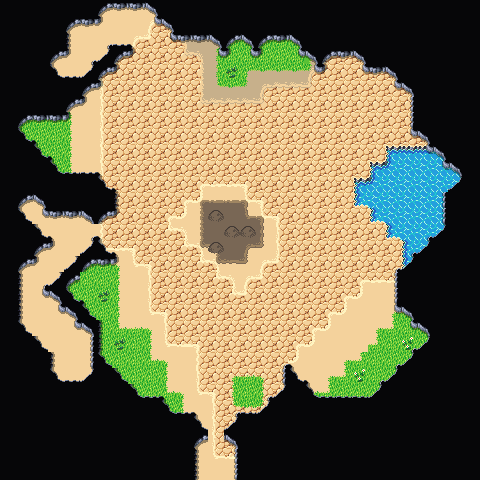

A level layout from a 2D game, rendered from its tile map. Below: a short description, then the map file with tile-grid data replaced by summaries:
An orthogonal 30x30 tile map with 16x16 px tiles, 6 tile layers (Lowest, Background, BackgroundBlend, Ground, ...), 2 tilesets and 22 objects.

<map version="1.10" tiledversion="1.10.1" orientation="orthogonal" renderorder="right-down" width="30" height="30" tilewidth="16" tileheight="16" infinite="0" nextlayerid="10" nextobjectid="79">
 <editorsettings>
  <export target="cave_1..tmx" format="tmx" />
 </editorsettings>
 <tileset firstgid="1" source="../../tileset/main.tsx" />
 <tileset firstgid="10113" source="../../tileset/buildings.tsx" />
 <layer id="8" name="Lowest" width="30" height="30">
  <data>[900 cells, 26 non-empty, 1 distinct tile ids]</data>
 </layer>
 <layer id="1" name="Background" width="30" height="30">
  <data>[900 cells, 893 non-empty, 14 distinct tile ids]</data>
 </layer>
 <layer id="6" name="BackgroundBlend" width="30" height="30">
  <data>[900 cells, 369 non-empty, 42 distinct tile ids]</data>
 </layer>
 <layer id="2" name="Ground" width="30" height="30">
  <data>[900 cells, 330 non-empty, 34 distinct tile ids]</data>
 </layer>
 <layer id="7" name="Foreground" width="30" height="30">
  <properties>
   <property name="spriteLayer" type="bool" value="true" />
  </properties>
  <data>[900 cells, 273 non-empty, 42 distinct tile ids]</data>
 </layer>
 <layer id="9" name="Clutter" width="30" height="30">
  <data>[900 cells, 4 non-empty, 1 distinct tile ids]</data>
 </layer>
 <objectgroup id="4" name="Objects">
  <object id="38" template="../../obj/entry_up.tx" x="196" y="480" width="40" height="8">
   <properties>
    <property name="teleport" value="" />
   </properties>
  </object>
  <object id="49" template="../../obj/gold.tx" x="112.522" y="340.819" />
  <object id="50" template="../../obj/enemy.tx" x="134.676" y="345.362">
   <properties>
    <property name="enemy" value="Poisonous Snake" />
    <property name="threatRange" type="int" value="20" />
   </properties>
  </object>
  <object id="56" template="../../obj/enemy.tx" x="220.966" y="236.941">
   <properties>
    <property name="effect">{
 "lifeModifier": 4,
 "startBattleWithCard": [ "Forest|LEA|1", "Mountain" ]
}</property>
    <property name="enemy" value="Hellion" />
    <property name="threatRange" type="int" value="30" />
   </properties>
  </object>
  <object id="58" template="../../obj/treasure.tx" x="70.4356" y="65.1836">
   <properties>
    <property name="reward">[{
  "type": "randomCard",
  "count": 1,
  "rarity": [ "rare", "mythic rare" ],
  "colors": [ "colorID" ]
},{
  "type": "randomCard",
  "count": 4,
  "rarity": [ "uncommon" ],
  "addMaxCount": 2
}]</property>
    <property name="spawn.Hard" type="bool" value="false" />
   </properties>
  </object>
  <object id="60" template="../../obj/enemy.tx" x="364.086" y="354.805">
   <properties>
    <property name="enemy" value="Hidden Snake" />
    <property name="threatRange" type="int" value="30" />
   </properties>
  </object>
  <object id="61" template="../../obj/enemy.tx" x="71.906" y="237.367">
   <properties>
    <property name="enemy" value="Snake" />
    <property name="threatRange" type="int" value="20" />
   </properties>
  </object>
  <object id="62" template="../../obj/booster.tx" x="65.0452" y="369.737">
   <properties>
    <property name="reward">[
  {
    "editions": [ "MOM" ],
    "type": "card",
    "count": 10,
    "rarity": [ "Common" ]
  },
  {
    "editions": [ "MOM" ],
    "type": "card",
    "count": 3,
    "rarity": [ "Uncommon" ]
  },
  {
    "editions": [ "MOM" ],
    "type": "card",
    "count": 1,
    "rarity": [ "Rare", "Mythic Rare" ]
  }
]
</property>
   </properties>
  </object>
  <object id="63" template="../../obj/enemy.tx" x="124.369" y="26.7066">
   <properties>
    <property name="enemy" value="Poisonous Snake" />
    <property name="threatRange" type="int" value="20" />
   </properties>
  </object>
  <object id="64" template="../../obj/waypoint.tx" x="147.372" y="300.727" />
  <object id="65" template="../../obj/waypoint.tx" x="138.09" y="111.859" />
  <object id="66" template="../../obj/waypoint.tx" x="333.416" y="113.473" />
  <object id="67" template="../../obj/enemy.tx" x="139.301" y="222.436">
   <properties>
    <property name="enemy" value="Viper" />
    <property name="threatRange" type="int" value="30" />
    <property name="waypoints" value="65,66,72,64" />
   </properties>
  </object>
  <object id="68" template="../../obj/enemy.tx" x="307.991" y="186.115">
   <properties>
    <property name="enemy" value="Viper" />
    <property name="threatRange" type="int" value="30" />
    <property name="waypoints" value="66,72,64,65" />
   </properties>
  </object>
  <object id="70" template="../../obj/enemy.tx" x="61.4131" y="144.144">
   <properties>
    <property name="enemy" value="Poisonous Snake" />
    <property name="threatRange" type="int" value="30" />
   </properties>
  </object>
  <object id="71" template="../../obj/gold.tx" x="36.7957" y="142.53" />
  <object id="72" template="../../obj/waypoint.tx" x="320.905" y="295.884" />
  <object id="73" template="../../obj/manashards.tx" x="151.408" y="75.1344" />
  <object id="74" template="../../obj/manashards.tx" x="372.965" y="97.734" />
  <object id="75" template="../../obj/manashards.tx" x="384.265" y="256.739" />
  <object id="77" template="../../obj/enemy.tx" x="269.249" y="64.2381">
   <properties>
    <property name="enemy" value="Poisonous Snake" />
    <property name="threatRange" type="int" value="20" />
   </properties>
  </object>
  <object id="78" template="../../obj/gold.tx" x="398.793" y="348.348" />
 </objectgroup>
</map>
